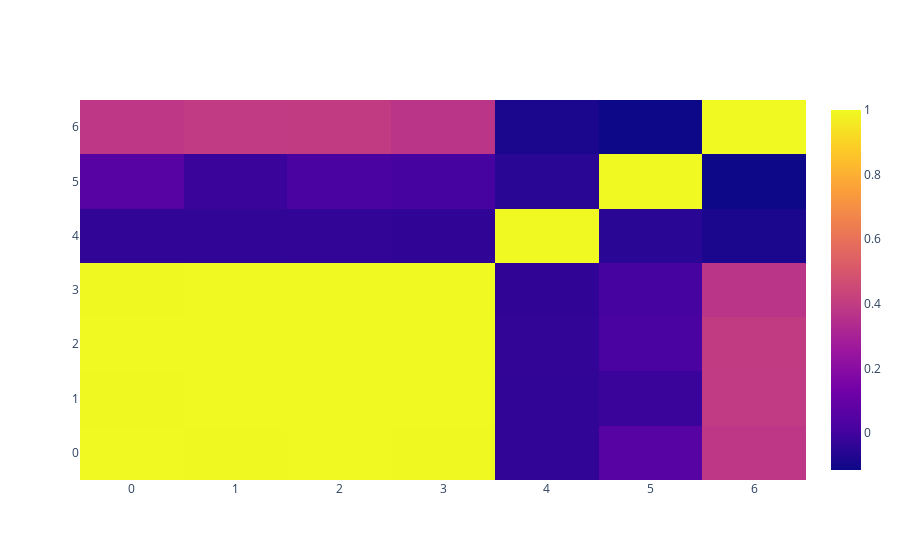

Notebook source saved alongside this figure:
### Code cell
trace = go.Heatmap(z=mergePorYear.corr(),
                   )
data = [trace]
iplot(data)

### Figure 1 — Plotly figure (JSON) as saved in the notebook; plotly's stock layout.template omitted (floating-point values rounded to 4 significant figures)
{"data": [{"type": "heatmap", "z": [[1, 0.9971, 0.999, 0.9986, -0.03599, 0.05614, 0.3819], [0.9971, 1, 0.999, 0.9989, -0.03595, -0.01605, 0.3945], [0.999, 0.999, 1, 0.9987, -0.0334, 0.02015, 0.3979], [0.9986, 0.9989, 0.9987, 1, -0.03852, 0.01285, 0.3697], [-0.03599, -0.03595, -0.0334, -0.03852, 1, -0.05397, -0.08422], [0.05614, -0.01605, 0.02015, 0.01285, -0.05397, 1, -0.1146], [0.3819, 0.3945, 0.3979, 0.3697, -0.08422, -0.1146, 1]]}], "layout": {}}
